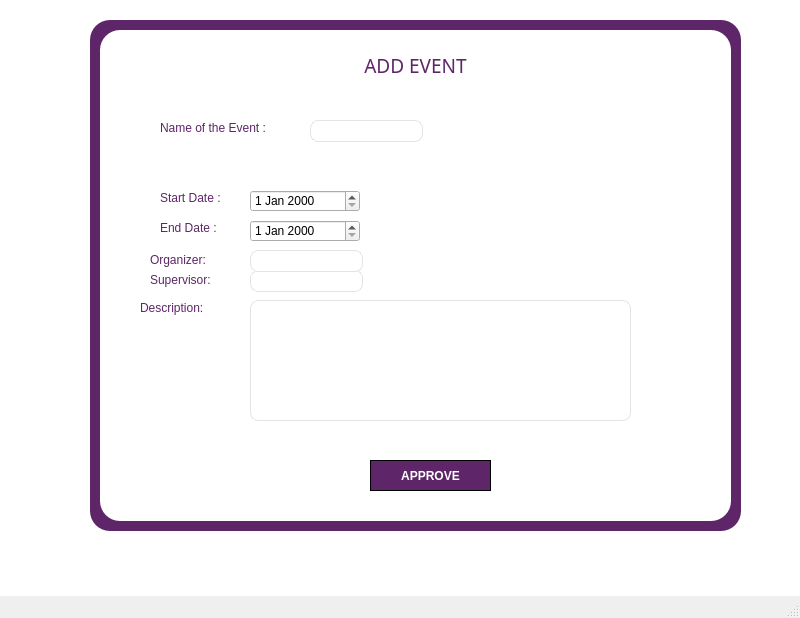
<?xml version="1.0" encoding="UTF-8"?>
<ui version="4.0">
 <class>MainWindow</class>
 <widget class="QMainWindow" name="MainWindow">
  <property name="geometry">
   <rect>
    <x>0</x>
    <y>0</y>
    <width>800</width>
    <height>618</height>
   </rect>
  </property>
  <property name="windowTitle">
   <string>MainWindow</string>
  </property>
  <property name="styleSheet">
   <string notr="true">


QLabel {
  color:#5e2568;
	
	font: 10pt &quot;Arial Nova&quot;;
}

QLineEdit {
  border-radius: 8px;
  border: 1px solid #e0e4e7;
  padding: 0px 15px;
}

QLineEdit:focus 
{
  border: 1px solid #d0e3ff;
}

QPushButton {
  font: 10pt &quot;Nirmala UI&quot;;
  background-color: #5e2568;
  color: #fff;
  font-weight: 600;
  border-radius: 100px;
  border: 1px solid;
  padding: 5px 15px;
  margin-top: 10px;
  outline: 0px;
}

QPushButton:hover,	
QPushButton:focus 
{
  border: 3px solid #9d00ff;
}



</string>
  </property>
  <widget class="QWidget" name="centralwidget">
   <widget class="QLabel" name="label">
    <property name="geometry">
     <rect>
      <x>340</x>
      <y>40</y>
      <width>151</width>
      <height>51</height>
     </rect>
    </property>
    <property name="font">
     <font>
      <family>Arial Nova</family>
      <pointsize>10</pointsize>
      <weight>50</weight>
      <italic>false</italic>
      <bold>false</bold>
     </font>
    </property>
    <property name="text">
     <string>&lt;html&gt;&lt;head/&gt;&lt;body&gt;&lt;p align=&quot;center&quot;&gt;&lt;span style=&quot; font-size:14pt;&quot;&gt;ADD EVENT&lt;/span&gt;&lt;/p&gt;&lt;/body&gt;&lt;/html&gt;</string>
    </property>
   </widget>
   <widget class="QLabel" name="label_2">
    <property name="geometry">
     <rect>
      <x>160</x>
      <y>120</y>
      <width>151</width>
      <height>16</height>
     </rect>
    </property>
    <property name="text">
     <string>Name of the Event : </string>
    </property>
   </widget>
   <widget class="QLabel" name="label_4">
    <property name="geometry">
     <rect>
      <x>160</x>
      <y>190</y>
      <width>171</width>
      <height>16</height>
     </rect>
    </property>
    <property name="text">
     <string>Start Date : </string>
    </property>
   </widget>
   <widget class="QLabel" name="label_5">
    <property name="geometry">
     <rect>
      <x>160</x>
      <y>220</y>
      <width>171</width>
      <height>16</height>
     </rect>
    </property>
    <property name="text">
     <string>End Date : </string>
    </property>
   </widget>
   <widget class="QLineEdit" name="lineEdit">
    <property name="geometry">
     <rect>
      <x>310</x>
      <y>120</y>
      <width>113</width>
      <height>22</height>
     </rect>
    </property>
    <property name="text">
     <string/>
    </property>
   </widget>
   <widget class="QLabel" name="label_6">
    <property name="geometry">
     <rect>
      <x>150</x>
      <y>270</y>
      <width>91</width>
      <height>20</height>
     </rect>
    </property>
    <property name="text">
     <string>Supervisor: </string>
    </property>
   </widget>
   <widget class="QLineEdit" name="lineEdit_5">
    <property name="geometry">
     <rect>
      <x>250</x>
      <y>270</y>
      <width>113</width>
      <height>22</height>
     </rect>
    </property>
   </widget>
   <widget class="QDateEdit" name="dateEdit">
    <property name="geometry">
     <rect>
      <x>250</x>
      <y>190</y>
      <width>110</width>
      <height>22</height>
     </rect>
    </property>
   </widget>
   <widget class="QDateEdit" name="dateEdit_2">
    <property name="geometry">
     <rect>
      <x>250</x>
      <y>220</y>
      <width>110</width>
      <height>22</height>
     </rect>
    </property>
   </widget>
   <widget class="QPushButton" name="pushButton">
    <property name="geometry">
     <rect>
      <x>370</x>
      <y>450</y>
      <width>121</width>
      <height>41</height>
     </rect>
    </property>
    <property name="text">
     <string>APPROVE</string>
    </property>
   </widget>
   <widget class="QLineEdit" name="lineEdit_6">
    <property name="geometry">
     <rect>
      <x>250</x>
      <y>300</y>
      <width>381</width>
      <height>121</height>
     </rect>
    </property>
    <property name="text">
     <string/>
    </property>
   </widget>
   <widget class="QLabel" name="label_7">
    <property name="geometry">
     <rect>
      <x>140</x>
      <y>300</y>
      <width>91</width>
      <height>16</height>
     </rect>
    </property>
    <property name="text">
     <string>Description:</string>
    </property>
   </widget>
   <widget class="QLineEdit" name="lineEdit_7">
    <property name="geometry">
     <rect>
      <x>250</x>
      <y>250</y>
      <width>113</width>
      <height>22</height>
     </rect>
    </property>
    <property name="text">
     <string/>
    </property>
   </widget>
   <widget class="QLabel" name="label_8">
    <property name="geometry">
     <rect>
      <x>150</x>
      <y>250</y>
      <width>91</width>
      <height>20</height>
     </rect>
    </property>
    <property name="text">
     <string>Organizer:</string>
    </property>
   </widget>
   <widget class="QWidget" name="widget" native="true">
    <property name="geometry">
     <rect>
      <x>100</x>
      <y>30</y>
      <width>631</width>
      <height>491</height>
     </rect>
    </property>
    <property name="styleSheet">
     <string notr="true">background-color: rgb(255, 255, 255);
border-radius: 20px </string>
    </property>
   </widget>
   <widget class="QWidget" name="widget_2" native="true">
    <property name="geometry">
     <rect>
      <x>90</x>
      <y>20</y>
      <width>651</width>
      <height>511</height>
     </rect>
    </property>
    <property name="styleSheet">
     <string notr="true">background-color: rgb(94, 37, 104);
border-radius: 20px </string>
    </property>
   </widget>
   <widget class="QWidget" name="widget_3" native="true">
    <property name="geometry">
     <rect>
      <x>0</x>
      <y>-40</y>
      <width>811</width>
      <height>691</height>
     </rect>
    </property>
    <property name="styleSheet">
     <string notr="true">background-color: rgb(255, 255, 255);
border-radius: 20px </string>
    </property>
    <widget class="QWidget" name="widget_4" native="true">
     <property name="geometry">
      <rect>
       <x>80</x>
       <y>120</y>
       <width>811</width>
       <height>691</height>
      </rect>
     </property>
     <property name="styleSheet">
      <string notr="true">background-color: rgb(255, 255, 255);
border-radius: 20px </string>
     </property>
    </widget>
   </widget>
   <zorder>widget_3</zorder>
   <zorder>widget_2</zorder>
   <zorder>widget</zorder>
   <zorder>label</zorder>
   <zorder>label_2</zorder>
   <zorder>label_4</zorder>
   <zorder>label_5</zorder>
   <zorder>lineEdit</zorder>
   <zorder>label_6</zorder>
   <zorder>lineEdit_5</zorder>
   <zorder>dateEdit</zorder>
   <zorder>dateEdit_2</zorder>
   <zorder>pushButton</zorder>
   <zorder>lineEdit_6</zorder>
   <zorder>label_7</zorder>
   <zorder>lineEdit_7</zorder>
   <zorder>label_8</zorder>
  </widget>
  <widget class="QMenuBar" name="menubar">
   <property name="geometry">
    <rect>
     <x>0</x>
     <y>0</y>
     <width>800</width>
     <height>26</height>
    </rect>
   </property>
  </widget>
  <widget class="QStatusBar" name="statusbar"/>
 </widget>
 <resources/>
 <connections/>
</ui>
